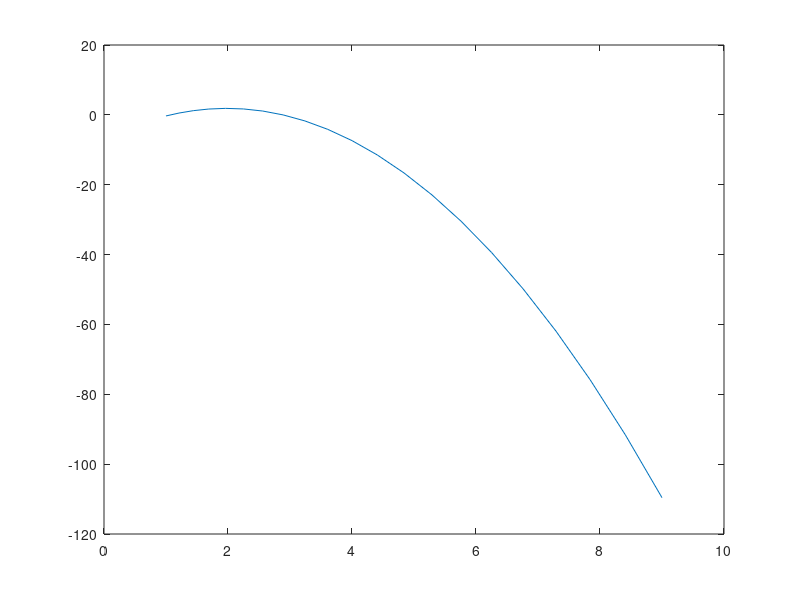

Recreate this plot in MATLAB.
%Dados
x = 1:0.1:3;
y = 1./(sqrt((4-x.^2).^2+0.02));
erro = 0.01*randn(size(x));
y = y.*(1+erro);

%Dados transformados
X = x.^2;
Y = 1./y.^2;
plot(X,Y,'o'), pause

%Ajuste
c = polyfit(x,y,2);

%Plot v2
Y = polyval(c,X);
	plot(X,Y), pause, close
